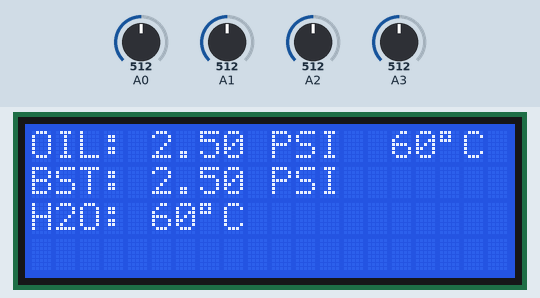
Recording of a sketch running on a simulated Arduino Uno, built with avr-gcc and run on an emulated ATmega328P. Shown: 20×4 character LCD. The inputs (shaded band) are chosen by the test bench; at power-on: A0 = 512, A1 = 512, A2 = 512, A3 = 512.

Above: at 5.3 s.
5.4 s: A0 set to 716
At 6.7 s:
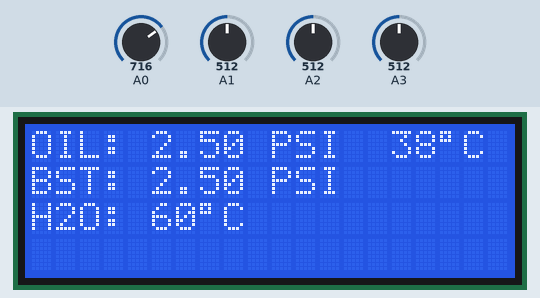
7.1 s: A1 set to 716
8.9 s: A2 set to 716
At 10.3 s:
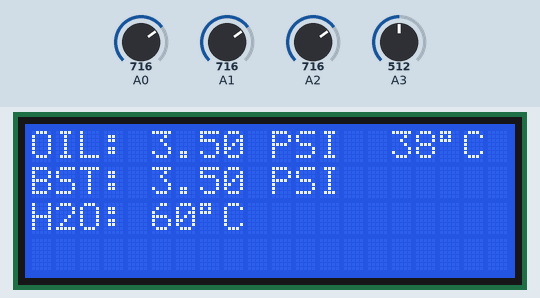
10.6 s: A3 set to 716
At 11.8 s:
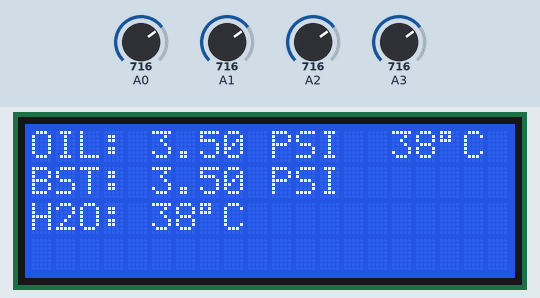
12.1 s: A0 set to 992
At 12.7 s:
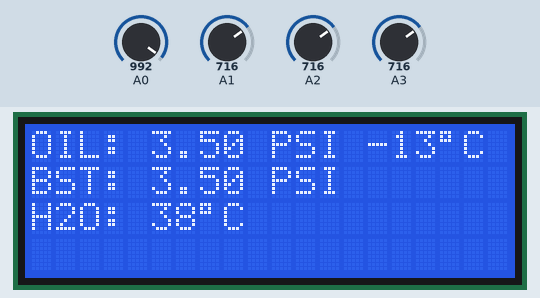
13.6 s: A1 set to 992
At 14.5 s:
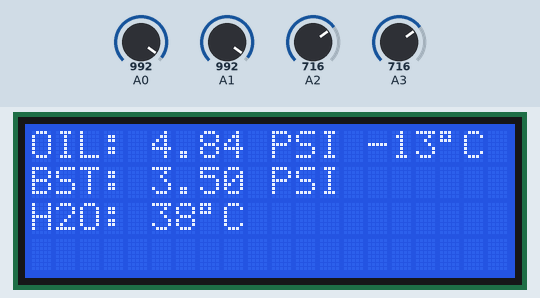
Timing chart, 0 to 16.4 s (numbered marks = the images above; inputs shaded):
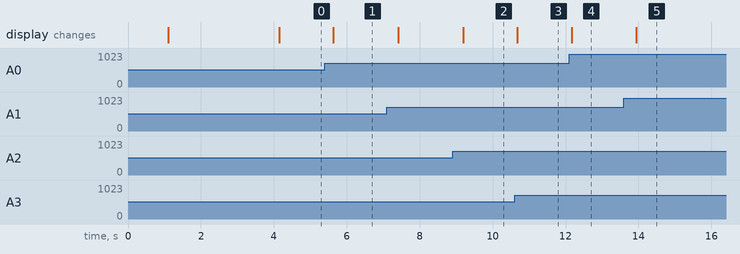

The sketch:

sketch_aug18a.ino
```cpp
#include <Wire.h>
#include <LCD.h>
#include <LiquidCrystal_I2C.h>

#define SENSOR1 0
#define SENSOR2 1
#define SENSOR3 2
#define SENSOR4 3

#define I2C_ADDR 0x20
#define BACKLIGHT_PIN 3
#define En_pin 2
#define Rw_pin 1
#define Rs_pin 0
#define D4_pin 4
#define D5_pin 5
#define D6_pin 6
#define D7_pin 7
#define LED_OFF 1
#define LED_ON 0

LiquidCrystal_I2C lcd(I2C_ADDR,En_pin,Rw_pin,Rs_pin,D4_pin,D5_pin,D6_pin,D7_pin);

void setupLCD(){
  lcd.begin (20,4);
  lcd.setBacklightPin(BACKLIGHT_PIN,POSITIVE);
  lcd.setBacklight(LED_ON);
  lcd.clear();
  delay(1000);
  lcd.home();
  lcd.backlight();
}

void initialScreen(){
  lcd.setCursor(0,1);
  lcd.print("  BEYRO MOTORSPORT");
  lcd.setCursor(0,2);
  lcd.print("      CIVIC EK");
}

void setup() {
  setupLCD();
  initialScreen();
  delay(3000);
  lcd.clear();
}

//for VDO 323-057
float voltage2temp(float voltage){

  return -0.05007201037*pow(voltage,10) + 1.171260711*pow(voltage,9) - 11.55461723*pow(voltage,8) + 62.20510364*pow(voltage,7) - 196.4010868*pow(voltage,6) + 356.468504*pow(voltage,5) - 305.3996258*pow(voltage,4) - 57.02805328*pow(voltage,3) + 378.5236931*pow(voltage,2) - 366.4523339*voltage + 243.2379721;

}

void printOil(int row, int temp, float pressure){
  String values="";
  values.concat("OIL: ");
  char stringPressure[10];
  dtostrf(pressure,1,2,stringPressure);
  values.concat(stringPressure);
  values.concat(" PSI ");
  if (temp < 0){
    if(temp > -10){
      values.concat(" ");
    }
  }
  else if(temp < 10){
    values.concat("  ");
  }
  else if(temp < 100){
    values.concat(" ");
  }
  values.concat(temp);
  values.concat((char)223);
  values.concat("C");
  lcd.setCursor(0,row);
  lcd.print(values);
}

void printTurbo(int row, float pressure){
  String values="";
  values.concat("BST: ");
  char stringPressure[10];
  dtostrf(pressure,1,2,stringPressure);
  values.concat(stringPressure);
  values.concat(" PSI");
  lcd.setCursor(0,row);
  lcd.print(values);
}

void printWater(int row, int temp){
  String values="";
  values.concat("H2O: ");
  values.concat(temp);
  values.concat((char)223);
  values.concat("C");
  lcd.setCursor(0,row);
  lcd.print(values);
}


float getSensorVoltage(int sensor){
  return (analogRead(sensor)/1024.000)*5;
}

void loop() {
  printOil(0,voltage2temp(getSensorVoltage(SENSOR1)),getSensorVoltage(SENSOR2));
  printTurbo(1,getSensorVoltage(SENSOR3));
  printWater(2,voltage2temp(getSensorVoltage(SENSOR4)));
  delay(250);
}
```

Measured:
- after the input at 5.4 s, the display: changes after 0.24 s (image 1)
- after the input at 8.9 s, the display: changes after 0.30 s (image 2)
- after the input at 10.6 s, the display: changes after 0.08 s (image 3)
- after the input at 12.1 s, the display: changes after 0.06 s (image 4)
- after the input at 13.6 s, the display: changes after 0.34 s (image 5)
